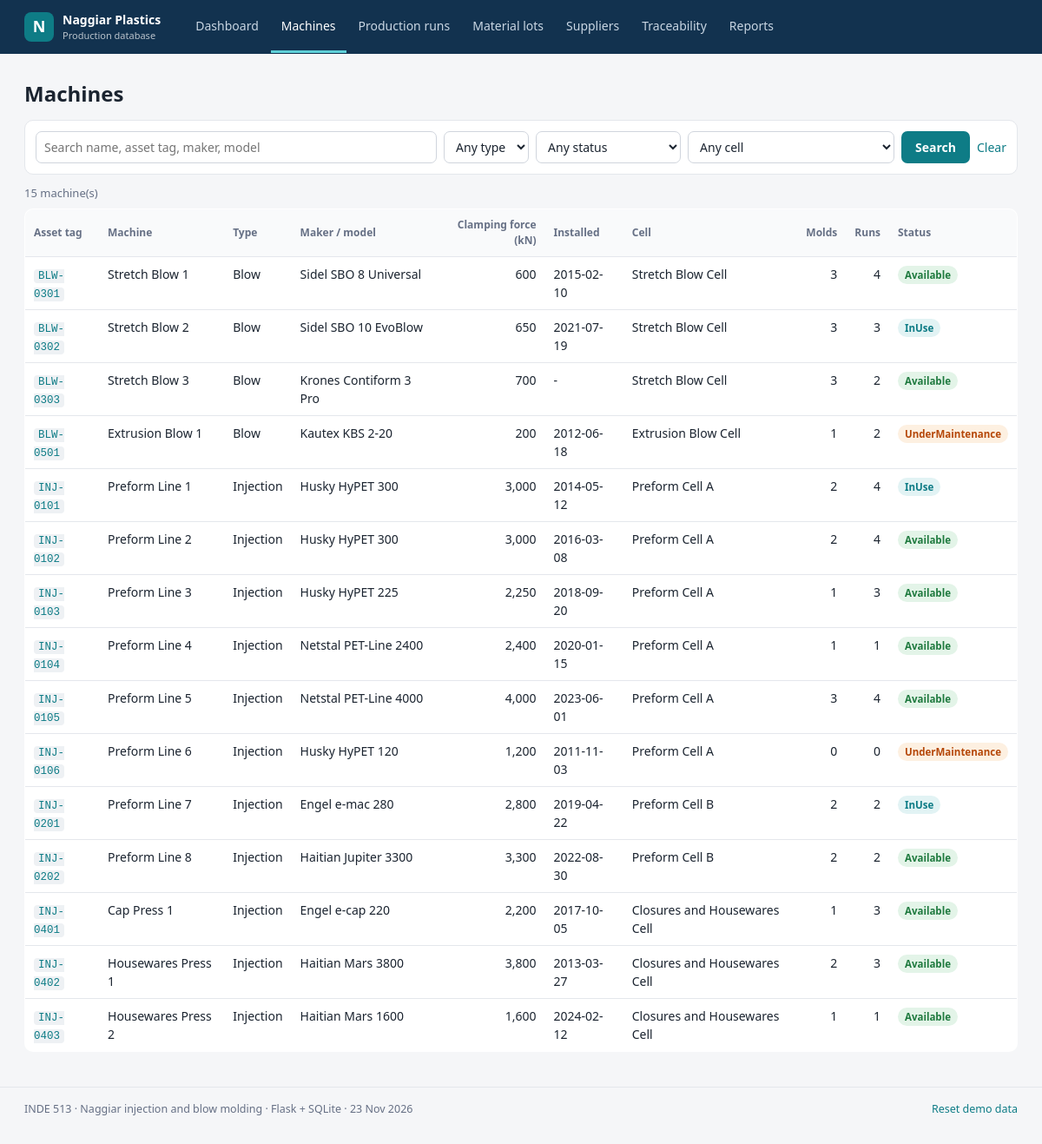
/machines, run on the app's committed database.
### tables this page shows
CREATE TABLE Machine (
    machineId INTEGER PRIMARY KEY,
    assetTag CHAR(8) NOT NULL UNIQUE,
    machineName VARCHAR(50) NOT NULL,
    moldingType VARCHAR(20) NOT NULL,
    manufacturer VARCHAR(50),
    model VARCHAR(50),
    clampingForceKN DECIMAL(10,2) NOT NULL,
    installationDate DATE,
    machineStatus VARCHAR(20) NOT NULL DEFAULT 'Available',
    cellId INT NOT NULL,
    FOREIGN KEY (cellId)
        REFERENCES ProductionCell(cellId),
    CHECK (machineId > 0),
    CHECK (length(assetTag) = 8),
    CHECK (length(machineName) <= 50),
    CHECK (moldingType IN ('Injection', 'Blow')),
    CHECK (length(manufacturer) <= 50),
    CHECK (length(model) <= 50),
    CHECK (clampingForceKN > 0),
    CHECK (installationDate IS date(installationDate)),
    CHECK (machineStatus IN ('Available', 'InUse', 'UnderMaintenance', 'Inactive'))
);

CREATE TABLE ProductionCell (
    cellId INTEGER PRIMARY KEY,
    cellName VARCHAR(50) NOT NULL UNIQUE,
    location VARCHAR(100) NOT NULL,
    cellStatus VARCHAR(20) NOT NULL DEFAULT 'Active',
    operatorId INT NOT NULL UNIQUE,
    FOREIGN KEY (operatorId)
        REFERENCES Operator(operatorId)
        DEFERRABLE INITIALLY DEFERRED,
    CHECK (cellId > 0),
    CHECK (length(cellName) BETWEEN 1 AND 50),
    CHECK (length(location) <= 100),
    CHECK (cellStatus IN ('Active', 'Inactive'))
);

### app.py (the view)
@app.route("/machines")
def machines():
    q = request.args.get("q", "").strip()
    mtype = request.args.get("type", "")
    status = request.args.get("status", "")
    cell = request.args.get("cell", "")
    sql = """
        SELECT Machine.*, ProductionCell.cellName,
               (SELECT COUNT(*) FROM MachineMold
                 WHERE MachineMold.machineId = Machine.machineId) AS moldCount,
               (SELECT COUNT(*) FROM ProductionRun
                 WHERE ProductionRun.machineId = Machine.machineId) AS runCount
        FROM Machine
        JOIN ProductionCell ON Machine.cellId = ProductionCell.cellId
        WHERE 1 = 1"""
    args = []
    if q:
        sql += """ AND (Machine.machineName LIKE ? OR Machine.assetTag LIKE ?
                        OR Machine.manufacturer LIKE ? OR Machine.model LIKE ?)"""
        args += [f"%{q}%"] * 4
    if mtype:
        sql += " AND Machine.moldingType = ?"
        args.append(mtype)
    if status:
        sql += " AND Machine.machineStatus = ?"
        args.append(status)
    if cell:
        sql += " AND Machine.cellId = ?"
        args.append(cell)
    sql += " ORDER BY Machine.assetTag"
    return render_template(
        "machines.html", machines=query(sql, args),
        cells=query("SELECT cellId, cellName FROM ProductionCell ORDER BY cellId"),
        statuses=MACHINE_STATUSES, types=MOLDING_TYPES,
        f={"q": q, "type": mtype, "status": status, "cell": cell})

### app.py (called while the page is built)
def get_db():
    if "db" not in g:
        g.db = sqlite3.connect(DB_PATH)
        g.db.row_factory = sqlite3.Row
        g.db.execute("PRAGMA foreign_keys = ON")
    return g.db

def query(sql, args=(), one=False):
    rows = get_db().execute(sql, args).fetchall()
    if one:
        return rows[0] if rows else None
    return rows

@app.template_filter("num")
def num(value, decimals=0):
    if value is None or value == "":
        return "-"
    try:
        return f"{float(value):,.{decimals}f}"
    except (TypeError, ValueError):
        return value

@app.context_processor
def inject_globals():
    return {"today": datetime.now().strftime("%d %b %Y")}

### templates/machines.html
{% extends "base.html" %}
{% block content %}
<h1>Machines</h1>
<form class="filters" method="get">
  <input name="q" value="{{ f.q }}" placeholder="Search name, asset tag, maker, model">
  <select name="type"><option value="">Any type</option>
    {% for t in types %}<option {{ 'selected' if f.type == t }}>{{ t }}</option>{% endfor %}</select>
  <select name="status"><option value="">Any status</option>
    {% for s in statuses %}<option {{ 'selected' if f.status == s }}>{{ s }}</option>{% endfor %}</select>
  <select name="cell"><option value="">Any cell</option>
    {% for c in cells %}<option value="{{ c.cellId }}" {{ 'selected' if f.cell == c.cellId|string }}>{{ c.cellName }}</option>{% endfor %}</select>
  <button>Search</button>
  <a href="{{ url_for('machines') }}">Clear</a>
</form>
<p class="count">{{ machines|length }} machine(s)</p>
<table>
  <tr><th>Asset tag</th><th>Machine</th><th>Type</th><th>Maker / model</th><th class="r">Clamping force (kN)</th><th>Installed</th><th>Cell</th><th class="r">Molds</th><th class="r">Runs</th><th>Status</th></tr>
  {% for m in machines %}
  <tr>
    <td><a href="{{ url_for('machine_detail', machine_id=m.machineId) }}"><code>{{ m.assetTag }}</code></a></td>
    <td>{{ m.machineName }}</td>
    <td>{{ m.moldingType }}</td>
    <td>{{ m.manufacturer or '-' }} {{ m.model or '' }}</td>
    <td class="r">{{ m.clampingForceKN|num }}</td>
    <td>{{ m.installationDate or '-' }}</td>
    <td>{{ m.cellName }}</td>
    <td class="r">{{ m.moldCount }}</td>
    <td class="r">{{ m.runCount }}</td>
    <td><span class="tag {{ m.machineStatus }}">{{ m.machineStatus }}</span></td>
  </tr>
  {% else %}
  <tr><td colspan="10" class="empty">No machine matches this search.</td></tr>
  {% endfor %}
</table>
{% endblock %}

### templates/base.html (shortened to what this page needs)
<!DOCTYPE html>
<html lang="en">
<head>
  <link rel="stylesheet" href="{{ url_for('static', filename='style.css') }}">
</head>
<body>
<header class="topbar">
  <a class="brand" href="{{ url_for('index') }}">
    <span class="logo">N</span>
    <span><strong>Naggiar Plastics</strong><small>Production database</small></span>
  </a>
  <nav>
    {% set ep = request.endpoint or '' %}
    <a href="{{ url_for('index') }}" class="{{ 'on' if ep == 'index' }}">Dashboard</a>
    <a href="{{ url_for('machines') }}" class="{{ 'on' if ep.startswith('machine') }}">Machines</a>
    <a href="{{ url_for('runs') }}" class="{{ 'on' if ep.startswith('run') }}">Production runs</a>
    <a href="{{ url_for('lots') }}" class="{{ 'on' if ep.startswith('lot') }}">Material lots</a>
    <a href="{{ url_for('suppliers') }}" class="{{ 'on' if ep == 'suppliers' }}">Suppliers</a>
    <a href="{{ url_for('trace') }}" class="{{ 'on' if ep == 'trace' }}">Traceability</a>
    <a href="{{ url_for('reports') }}" class="{{ 'on' if ep == 'reports' }}">Reports</a>
  </nav>
</header>
<main>
  {% block content %}{% endblock %}
</main>
<footer>
  INDE 513 &middot; Naggiar injection and blow molding &middot; Flask + SQLite &middot; {{ today }}
  <form method="post" action="{{ url_for('reset') }}"
        onsubmit="return confirm('Reset every table to the Chapter 7 sample data?');">
    <button class="link">Reset demo data</button>
  </form>
</footer>
</body>
</html>

### static/style.css (style rules this page uses)
:root { --ink:#1b2430;--muted:#667085;--line:#e4e7ec;--bg:#f5f6f8;--navy:#12324f;--accent:#0e7c86;--accent-soft:#e2f3f4;--ok:#1f7a3f;--warn:#b54708;--bad:#b42318; }
* { box-sizing:border-box; }
body { margin:0;font:14px/1.5 'Segoe UI',system-ui,-apple-system,Roboto,Arial,sans-serif;color:var(--ink);background:var(--bg); }
a { color:var(--accent);text-decoration:none; }
code { font:12.5px ui-monospace,Consolas,monospace;background:#eef1f4;padding:1px 5px;border-radius:4px; }
.topbar { background:var(--navy);color:#fff;display:flex;align-items:center;gap:28px;padding:0 28px;flex-wrap:wrap; }
.brand { display:flex;align-items:center;gap:10px;color:#fff;padding:12px 0; }
.brand small { display:block;font-size:11px;opacity:.7; }
.logo { width:34px;height:34px;border-radius:8px;background:var(--accent);display:grid;place-items:center;font-weight:700;font-size:18px; }
.topbar nav { display:flex;gap:2px;flex-wrap:wrap; }
.topbar nav a { color:#c9d6e3;padding:18px 12px;border-bottom:3px solid transparent; }
.topbar nav a.on { color:#fff;border-bottom-color:#5fd0d8; }
main { max-width:1280px;margin:0 auto;padding:24px 28px 40px; }
h1 { font-size:24px;margin:4px 0 6px; }
.hint,.count { color:var(--muted);font-size:13px;margin:0 0 8px; }
table { width:100%;border-collapse:collapse;background:#fff;border:1px solid var(--line);border-radius:10px;overflow:hidden; }
th { text-align:left;font-size:12px;color:var(--muted);font-weight:600;background:#f9fafb;padding:9px 10px;border-bottom:1px solid var(--line); }
td { padding:9px 10px;border-bottom:1px solid var(--line);vertical-align:top; }
tr:last-child td { border-bottom:0; }
.r { text-align:right;font-variant-numeric:tabular-nums; }
.tag { display:inline-block;font-size:11.5px;font-weight:600;padding:2px 8px;border-radius:999px;background:#eef1f4;color:#475467;white-space:nowrap; }
.tag.Active,.tag.Available,.tag.Completed,.tag.Approved { background:#e3f4e8;color:var(--ok); }
.tag.InUse,.tag.InProgress { background:var(--accent-soft);color:var(--accent); }
.tag.UnderMaintenance,.tag.OnLeave,.tag.Suspended { background:#fdf0e1;color:var(--warn); }
.filters { display:flex;flex-wrap:wrap;gap:8px;align-items:center;background:#fff;border:1px solid var(--line);border-radius:10px;padding:12px;margin:12px 0; }
.filters input[name=q] { flex:1;min-width:220px; }
input,select { font:inherit;padding:7px 9px;border:1px solid #d0d5dd;border-radius:7px;background:#fff;color:var(--ink); }
button,.btn { font:inherit;font-weight:600;background:var(--accent);color:#fff;border:0;border-radius:7px;padding:8px 16px;cursor:pointer;display:inline-block; }
button.link { background:none;color:var(--accent);padding:0;font-weight:400; }
footer { max-width:1280px;margin:0 auto;padding:16px 28px 30px;color:var(--muted);font-size:12.5px;display:flex;justify-content:space-between;border-top:1px solid var(--line); }

### data on the page
Machine: assetTag "BLW-0301", machineName "Stretch Blow 1", moldingType "Blow", manufacturer "Sidel", model "SBO 8 Universal", clampingForceKN|num "600", installationDate "2015-02-10", cellName "Stretch Blow Cell", moldCount "3", runCount "4", machineStatus "Available"
Machine: assetTag "BLW-0302", machineName "Stretch Blow 2", moldingType "Blow", manufacturer "Sidel", model "SBO 10 EvoBlow", clampingForceKN|num "650", installationDate "2021-07-19", cellName "Stretch Blow Cell", moldCount "3", runCount "3", machineStatus "InUse"
Machine: assetTag "BLW-0303", machineName "Stretch Blow 3", moldingType "Blow", manufacturer "Krones", model "Contiform 3 Pro", clampingForceKN|num "700", installationDate "-", cellName "Stretch Blow Cell", moldCount "3", runCount "2", machineStatus "Available"
Machine: assetTag "BLW-0501", machineName "Extrusion Blow 1", moldingType "Blow", manufacturer "Kautex", model "KBS 2-20", clampingForceKN|num "200", installationDate "2012-06-18", cellName "Extrusion Blow Cell", moldCount "1", runCount "2", machineStatus "UnderMaintenance"
Machine: assetTag "INJ-0101", machineName "Preform Line 1", moldingType "Injection", manufacturer "Husky", model "HyPET 300", clampingForceKN|num "3,000", installationDate "2014-05-12", cellName "Preform Cell A", moldCount "2", runCount "4", machineStatus "InUse"
Machine: assetTag "INJ-0102", machineName "Preform Line 2", moldingType "Injection", manufacturer "Husky", model "HyPET 300", clampingForceKN|num "3,000", installationDate "2016-03-08", cellName "Preform Cell A", moldCount "2", runCount "4", machineStatus "Available"
Machine: assetTag "INJ-0103", machineName "Preform Line 3", moldingType "Injection", manufacturer "Husky", model "HyPET 225", clampingForceKN|num "2,250", installationDate "2018-09-20", cellName "Preform Cell A", moldCount "1", runCount "3", machineStatus "Available"
Machine: assetTag "INJ-0104", machineName "Preform Line 4", moldingType "Injection", manufacturer "Netstal", model "PET-Line 2400", clampingForceKN|num "2,400", installationDate "2020-01-15", cellName "Preform Cell A", moldCount "1", runCount "1", machineStatus "Available"
Machine: assetTag "INJ-0105", machineName "Preform Line 5", moldingType "Injection", manufacturer "Netstal", model "PET-Line 4000", clampingForceKN|num "4,000", installationDate "2023-06-01", cellName "Preform Cell A", moldCount "3", runCount "4", machineStatus "Available"
Machine: assetTag "INJ-0106", machineName "Preform Line 6", moldingType "Injection", manufacturer "Husky", model "HyPET 120", clampingForceKN|num "1,200", installationDate "2011-11-03", cellName "Preform Cell A", moldCount "0", runCount "0", machineStatus "UnderMaintenance"
Machine: assetTag "INJ-0201", machineName "Preform Line 7", moldingType "Injection", manufacturer "Engel", model "e-mac 280", clampingForceKN|num "2,800", installationDate "2019-04-22", cellName "Preform Cell B", moldCount "2", runCount "2", machineStatus "InUse"
Machine: assetTag "INJ-0202", machineName "Preform Line 8", moldingType "Injection", manufacturer "Haitian", model "Jupiter 3300", clampingForceKN|num "3,300", installationDate "2022-08-30", cellName "Preform Cell B", moldCount "2", runCount "2", machineStatus "Available"
Machine: assetTag "INJ-0401", machineName "Cap Press 1", moldingType "Injection", manufacturer "Engel", model "e-cap 220", clampingForceKN|num "2,200", installationDate "2017-10-05", cellName "Closures and Housewares Cell", moldCount "1", runCount "3", machineStatus "Available"
Machine: assetTag "INJ-0402", machineName "Housewares Press 1", moldingType "Injection", manufacturer "Haitian", model "Mars 3800", clampingForceKN|num "3,800", installationDate "2013-03-27", cellName "Closures and Housewares Cell", moldCount "2", runCount "3", machineStatus "Available"
Machine: assetTag "INJ-0403", machineName "Housewares Press 2", moldingType "Injection", manufacturer "Haitian", model "Mars 1600", clampingForceKN|num "1,600", installationDate "2024-02-12", cellName "Closures and Housewares Cell", moldCount "1", runCount "1", machineStatus "Available"

### other printed values
{{ machines|length }} "15"
